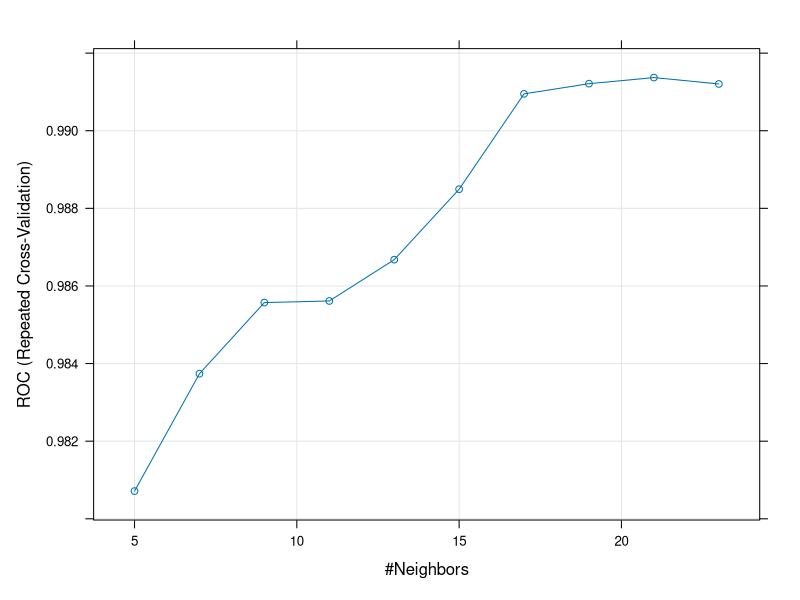

R code for this plot: (Note: this script raises an error after producing the figure.)
#https://www.r-bloggers.com/k-nearest-neighbor-step-by-step-tutorial/

set.seed(12345)

library(caret)
library(e1071)
library(ROCR)

# Read in Data
train <-read.csv("data/breast_cancer_training.csv", header = TRUE)
validation <- read.csv("data/breast_cancer_testing.csv", header = TRUE)

train <- train[,2:11]
train_outcome <- sapply(train$Outcome, function(x) if (x > 3) {"M"} else {"B"})
train <- cbind(train, train_outcome)
train <- train[,-10]
validation <- validation[,2:11]
validation_outcome <- sapply(validation$Outcome, function(x) if (x > 3) {"M"} else {"B"})
validation <- cbind(validation, validation_outcome)
validation <- validation[,-10]

dim(train)
dim(validation)
names(train)
head(train)
head(validation)

trc = trainControl(method = "repeatedcv",
                 number = 10, # k-fold
                 repeats = 3,
                 classProbs = TRUE,
                 summaryFunction = twoClassSummary)

model1 <- train(train_outcome~. , data = train, method = "knn",
                trControl = trc,
                metric = "ROC",
                tuneLength = 10)

model1
plot(model1)

# Validation
valid_pred <- predict(model1, validation, type = "prob")
valid_pred2 <- predict(model1, newdata=validation)


#Storing Model Performance Scores using library ROCR
predicted_values <-prediction(valid_pred[,2],validation$validation_outcome)

# AUC
perf_val <- performance(predicted_values, "auc")
perf_val

# Plot AUC 
perf_val <- performance(predicted_values, "tpr", "fpr")
plot(perf_val, col = "green", lwd = 1.5)

#Confusion Matrix
confusionMatrix(valid_pred2, validation$validation_outcome)
